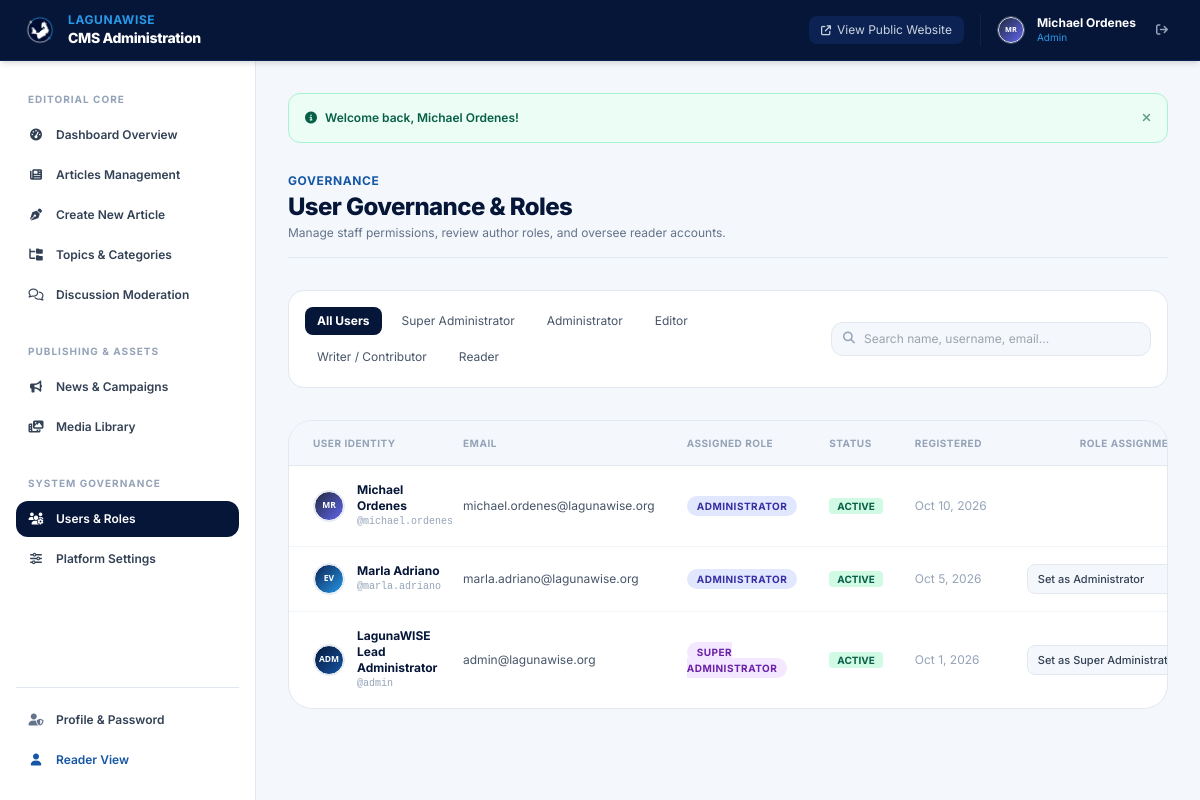
/admin/users.php (signed in), run on the app's committed database.
### tables this page shows
CREATE TABLE `users` (
    `id` INT UNSIGNED AUTO_INCREMENT PRIMARY KEY,
    `name` VARCHAR(100) NOT NULL,
    `username` VARCHAR(50) NOT NULL UNIQUE,
    `email` VARCHAR(150) NOT NULL UNIQUE,
    `password_hash` VARCHAR(255) NOT NULL,
    `bio` TEXT NULL,
    `avatar` VARCHAR(255) NULL DEFAULT 'assets/images/default-avatar.svg',
    `status` ENUM('active', 'inactive', 'suspended') NOT NULL DEFAULT 'active',
    `must_change_password` TINYINT(1) NOT NULL DEFAULT 0,
    `last_login_at` DATETIME NULL,
    `created_at` TIMESTAMP DEFAULT CURRENT_TIMESTAMP,
    `updated_at` TIMESTAMP DEFAULT CURRENT_TIMESTAMP ON UPDATE CURRENT_TIMESTAMP,
    INDEX `idx_users_email` (`email`),
    INDEX `idx_users_username` (`username`),
    INDEX `idx_users_status` (`status`)
);

CREATE TABLE `roles` (
    `id` INT UNSIGNED AUTO_INCREMENT PRIMARY KEY,
    `name` VARCHAR(50) NOT NULL UNIQUE,
    `display_name` VARCHAR(100) NOT NULL,
    `description` TEXT NULL,
    `created_at` TIMESTAMP DEFAULT CURRENT_TIMESTAMP
);

### admin/users.php (the view, shortened to what the rows shown need)
<?php
require_role(['super_admin', 'admin']);
$db = Database::getConnection();
$currentUser = current_user();
$roleFilter = trim($_GET['role'] ?? '');
$where = ['1=1'];
$params = [];
$whereSql = implode(' AND ', $where);
$query = "
    SELECT u.*, r.name AS role_name, r.display_name AS role_display
    FROM users u
    LEFT JOIN user_roles ur ON u.id = ur.user_id
    LEFT JOIN roles r ON ur.role_id = r.id
    WHERE {$whereSql}
    ORDER BY u.created_at DESC
";
$stmt = $db->prepare($query);
$stmt->execute($params);
$usersList = $stmt->fetchAll();
$roles = $db->query("SELECT * FROM roles ORDER BY id ASC")->fetchAll();
require_once __DIR__ . '/includes/admin-header.php';
?>
<div class="flex flex-col sm:flex-row sm:items-center justify-between gap-4 pb-4 border-b border-slate-200">
    <div>
        <h1 class="text-2xl font-extrabold text-navy-900 tracking-tight">User Governance &amp; Roles</h1>
    </div>
</div>
<div class="bg-white p-4 rounded-2xl border border-slate-200 shadow-xs flex flex-col md:flex-row gap-4 items-stretch md:items-center justify-between text-xs">
    <div class="flex flex-wrap items-center gap-2">
        <a href="<?= url('admin/users.php') ?>" class="px-3 py-1.5 rounded-lg <?= empty($roleFilter) ? 'bg-navy-900 text-white font-bold' : 'text-slate-600 hover:bg-slate-100' ?>">All Users</a>
        <?php foreach ($roles as $r): ?>
            <a href="<?= url('admin/users.php?role=' . urlencode($r['name'])) ?>" class="px-3 py-1.5 rounded-lg <?= $roleFilter === $r['name'] ? 'bg-navy-900 text-white font-bold' : 'text-slate-600 hover:bg-slate-100' ?>">
                <?= e($r['display_name']) ?>
            </a>
        <?php endforeach; ?>
    </div>
</div>
<div class="bg-white rounded-3xl border border-slate-200 shadow-xs overflow-hidden">
    <div class="overflow-x-auto">
        <table class="w-full text-left border-collapse text-xs">
            <thead>
                <tr class="bg-surface text-slate-400 uppercase tracking-wider font-bold text-[10px] border-b border-slate-200">
                    <th class="py-3.5 px-6">User Identity</th>
                    <th class="py-3.5 px-4">Email</th>
                    <th class="py-3.5 px-4">Assigned Role</th>
                    <th class="py-3.5 px-4">Status</th>
                    <th class="py-3.5 px-4">Registered</th>
                    <th class="py-3.5 px-6 text-right">Role Assignment / Status</th>
                </tr>
            </thead>
            <tbody class="divide-y divide-slate-100 text-slate-700">
                <?php foreach ($usersList as $u): ?>
                    <tr class="hover:bg-slate-50 transition">
                        <td class="py-4 px-6 font-bold text-navy-900">
                            <div class="flex items-center gap-3">
                                <img src="<?= asset($u['avatar'] ?? 'assets/images/default-avatar.svg') ?>" alt="Avatar" class="w-8 h-8 rounded-full object-cover border border-slate-200">
                                <div>
                                    <p><?= e($u['name']) ?></p>
                                    <p class="text-[10px] text-slate-400 font-mono font-normal">@<?= e($u['username']) ?></p>
                                </div>
                            </div>
                        </td>
                        <td class="py-4 px-4 text-slate-600">
                            <?= e($u['email']) ?>
                        </td>
                        <td class="py-4 px-4">
                            <span class="px-2.5 py-1 rounded-full text-[10px] font-bold uppercase tracking-wider
                                <?= match($u['role_name']) {
                                    'super_admin' => 'bg-purple-100 text-purple-800',
                                    'admin' => 'bg-indigo-100 text-indigo-800',
                                    'editor' => 'bg-blue-100 text-blue-800',
                                    'writer' => 'bg-teal-100 text-teal-800',
                                    default => 'bg-slate-100 text-slate-700'
                                } ?>">
                                <?= e($u['role_display'] ?? 'Reader') ?>
                            </span>
                        </td>
                        <td class="py-4 px-4">
                            <span class="px-2 py-0.5 rounded text-[10px] font-bold uppercase
                                <?= $u['status'] === 'active' ? 'bg-emerald-100 text-emerald-800' : 'bg-rose-100 text-rose-800' ?>">
                                <?= e($u['status']) ?>
                            </span>
                        </td>
                        <td class="py-4 px-4 text-slate-400 whitespace-nowrap">
                            <?= e(format_date($u['created_at'])) ?>
                        </td>
                        <td class="py-4 px-6 text-right whitespace-nowrap">
                            <?php if ((int)$u['id'] !== (int)$currentUser['id']): ?>
                                <form action="<?= url('admin/users.php') ?>" method="POST" class="inline-flex items-center gap-2">
                                    <select name="role_name" onchange="this.form.submit()" class="text-[11px] p-1.5 bg-surface border border-slate-200 rounded-lg font-medium focus:outline-none">
                                        <?php foreach ($roles as $r): ?>
                                            <option value="<?= e($r['name']) ?>" <?= $u['role_name'] === $r['name'] ? 'selected' : '' ?>>
                                                Set as <?= e($r['display_name']) ?>
                                            </option>
                                        <?php endforeach; ?>
                                    </select>
                                </form>
                            <?php else: ?>
                                <span class="text-[11px] text-slate-400 font-semibold italic">Your Session</span>
                            <?php endif; ?>
                        </td>
                    </tr>
                <?php endforeach; ?>
            </tbody>
        </table>
    </div>
</div>
<?php require_once __DIR__ . '/includes/admin-footer.php'; ?>

### admin/includes/admin-header.php (shortened to what the rows shown need)
<?php
$currentUser = current_user();
?>
<!DOCTYPE html>
<html lang="en">
<head>
    <link rel="stylesheet" href="https://cdnjs.cloudflare.com/ajax/libs/font-awesome/6.4.2/css/all.min.css">
    <script src="https://cdn.tailwindcss.com"></script>
</head>
<body class="bg-surface text-slate-800 antialiased font-sans min-h-screen flex flex-col">
    <header class="bg-navy-900 text-white sticky top-0 z-40 border-b border-navy-800 shadow-md">
        <div class="px-4 sm:px-6 py-3 flex items-center justify-between">
            <div class="flex items-center gap-4 text-xs">
                <div class="flex items-center gap-3 border-l border-navy-800 pl-4">
                    <img src="<?= asset($currentUser['avatar'] ?? 'assets/images/default-avatar.svg') ?>"
                         alt="<?= e($currentUser['name']) ?>"
                         class="w-7 h-7 rounded-full object-cover border border-slate-600">
                    <div class="hidden md:block text-left">
                        <p class="font-bold text-white text-xs leading-none"><?= e($currentUser['name']) ?></p>
                        <p class="text-[10px] text-lwblue-light capitalize leading-tight mt-0.5"><?= e(str_replace('_', ' ', $currentUser['primary_role'])) ?></p>
                    </div>
                    <a href="<?= url('auth/logout.php') ?>" class="p-2 text-slate-400 hover:text-rose-400" title="Log Out">
                        <i class="fa-solid fa-arrow-right-from-bracket"></i>
                    </a>
                </div>
            </div>
        </div>
    </header>
    <div class="flex-1 flex overflow-hidden">
        <main class="flex-1 overflow-y-auto p-4 sm:p-8 bg-surface">
            <div class="max-w-7xl mx-auto space-y-8">

### data on the page
users: avatar (picture), name "Michael Ordenes", username "michael.ordenes", email "michael.ordenes@lagunawise.org", roles.display_name "ADMINISTRATOR", status "ACTIVE", created_at "Oct 10, 2026"
roles: name "Admin", display_name "Administrator"
roles: display_name "Super Administrator"
roles: display_name "Editor"
roles: display_name "Writer / Contributor"
roles: display_name "Reader"
users: avatar (picture), name "Marla Adriano", username "marla.adriano", email "marla.adriano@lagunawise.org", roles.display_name "ADMINISTRATOR", status "ACTIVE", created_at "Oct 5, 2026"
users: avatar (picture), name "LagunaWISE Lead Administrator", username "admin", email "admin@lagunawise.org", roles.display_name "SUPER ADMINISTRATOR", status "ACTIVE", created_at "Oct 1, 2026"

### other printed values
$f['message'] "Welcome back, Michael Ordenes!"
